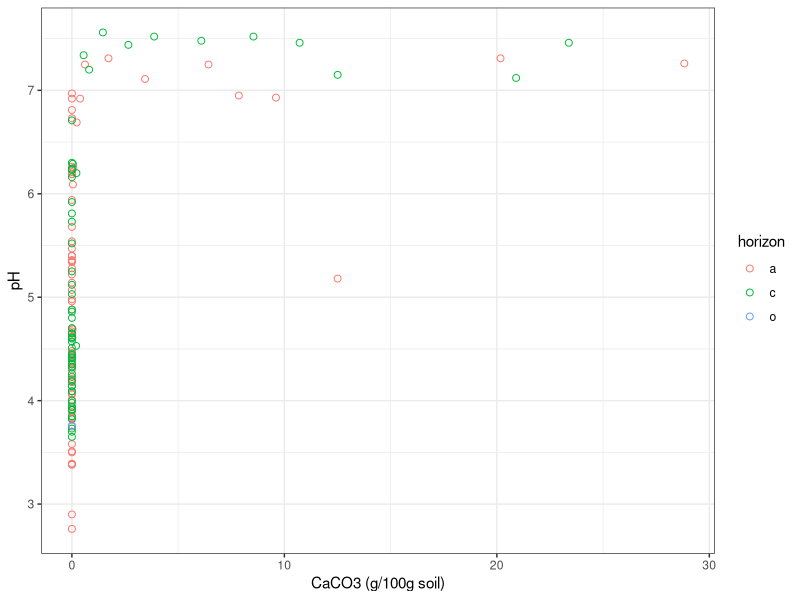

Here is the R script that generated this plot:
## ---- chunk 1
knitr::opts_chunk$set(echo = FALSE)
library(tidyverse, quietly = TRUE)
## ---- chunk 2
pH_carbonate <- read_csv("Data/pH and carbonate/pH_carbonate_data_summary_final.csv", col_types = cols(horizon = col_factor(levels = c("a","c","o"))))
size_fractions <- read_csv("Data/Size fractions/size_fractions_raw_data.csv", col_types = cols(horizon = col_factor(levels = c("a","c", "e"))))
moisture <- read_csv("Data/Moisture/soil_moisture_raw_data.csv",col_types = cols(horizon = col_factor(levels = c("a","b", "c", "e", "o"))))
TOC_final_summary <- read_csv("Data/Microbial biomass/TOC_final_summary.csv", col_types = cols(horizon = col_factor(levels = c("a","b", "c", "e", "o"))))
HH_extraction <- read_csv("Data/HH extraction/HH_extraction_raw_data.csv")
bulk_soil_CN_isotopes <- read_csv("Data/Elemental and isotopes/bulk_soil_CN_natu_abund_raw_data.csv",col_types = cols(horizon = col_factor(levels = c("a","c","e"))))
## ---- chunk 3
# all negative inorganic C assumed equal to zero
# convert inorganic C content to %carbonate in soils
mw_carbonate <- 100.0869 # molar mass of calcium carbonate
mw_c <- 12.0107 # molar mass of C
pH_carbonate_percent <- pH_carbonate %>% 
  mutate(percent_carbonate = mg_IC_g_soil_zero/1000*(mw_carbonate/mw_c)*100)
ggplot(data = pH_carbonate_percent, aes(percent_carbonate, pH, color = horizon)) + 
  geom_point(shape = 21, size = 2) +
  theme_bw() +
  labs(x = "CaCO3 (g/100g soil)", y = "pH")
## ---- chunk 4

